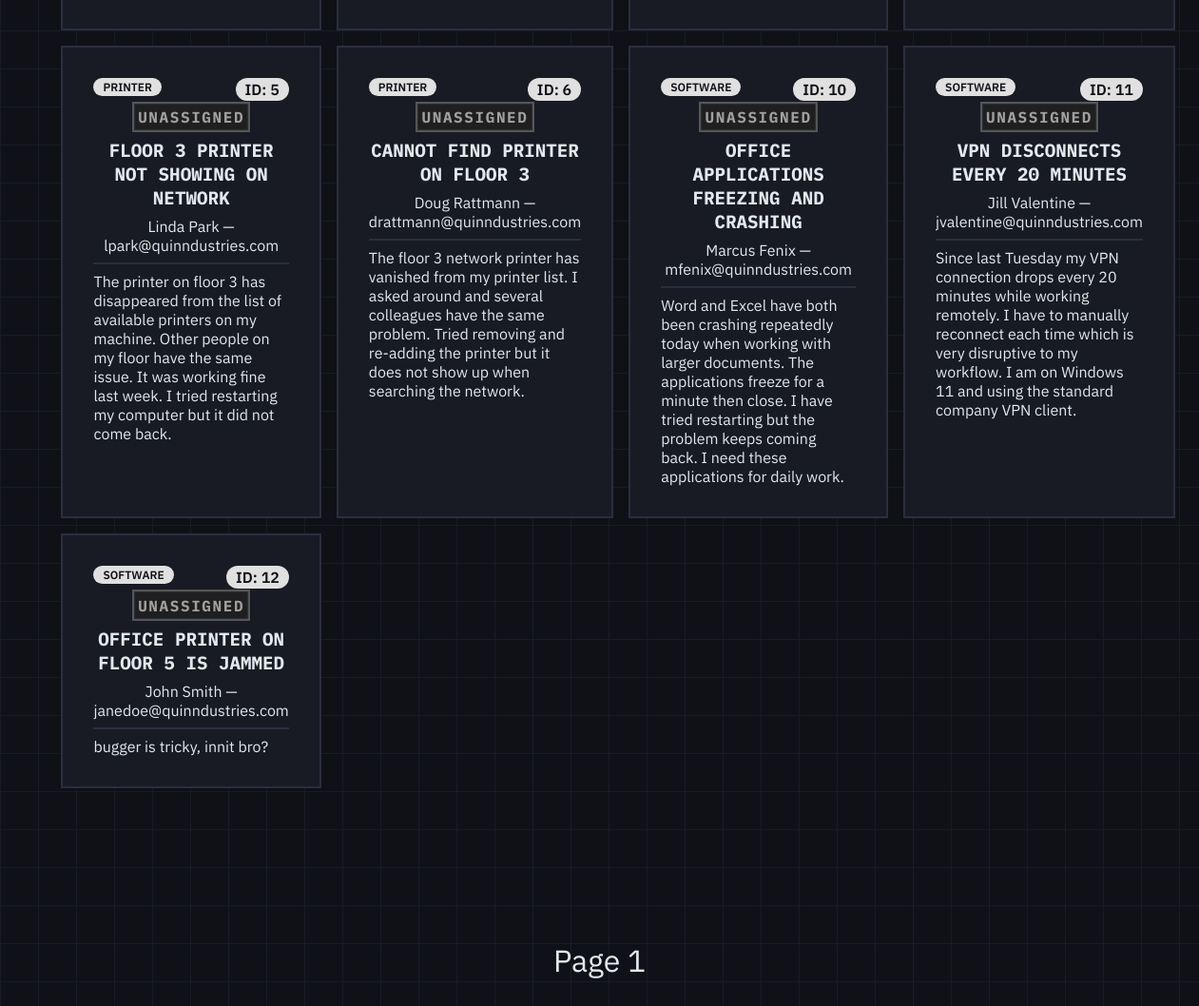
The page /tickets/view?tab=unassigned&page=1 (signed in, lower part) on the database as committed earlier.
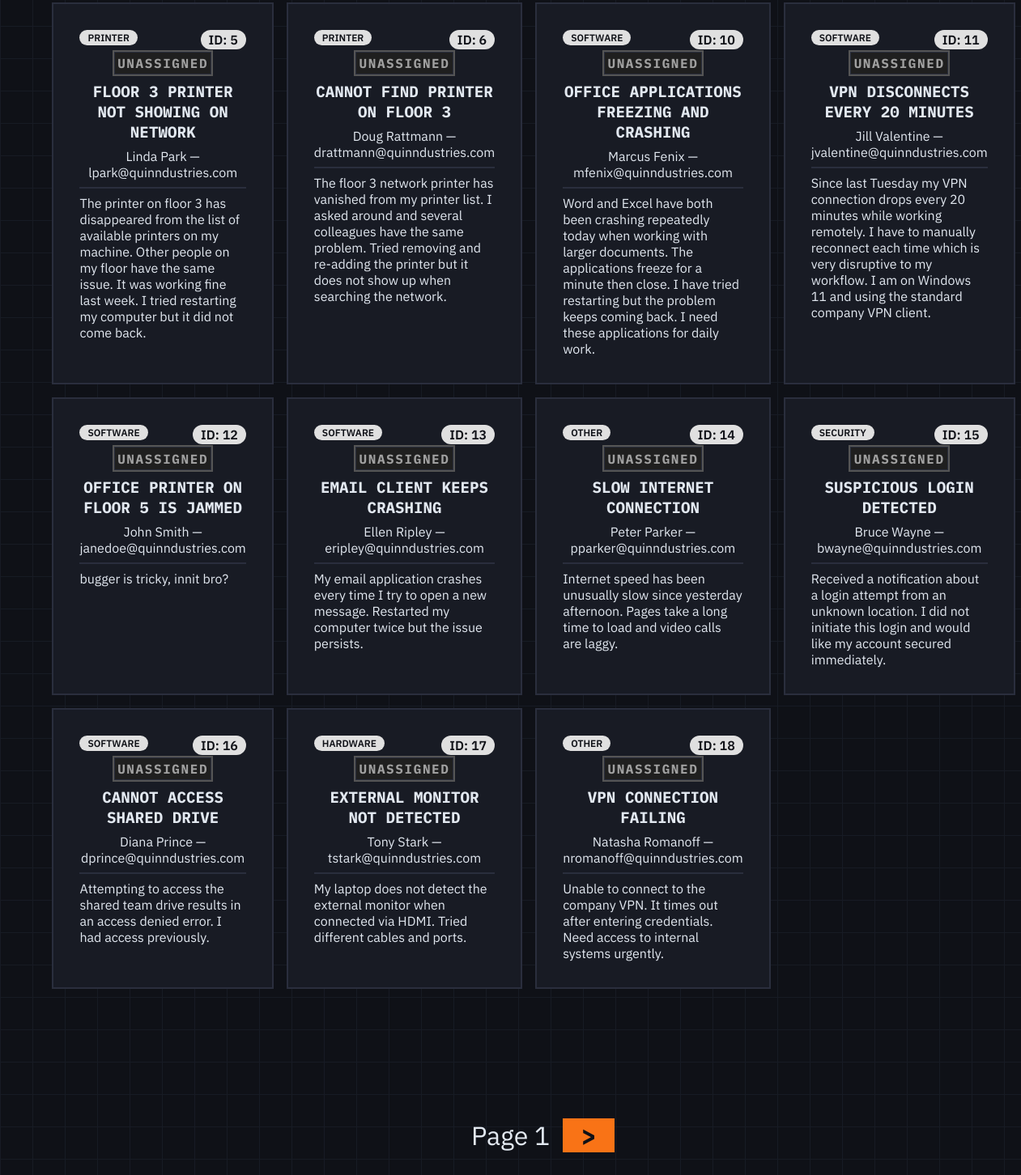
The same page on the database as committed later.
### tables this page shows
CREATE TABLE tickets (
            id INTEGER PRIMARY KEY AUTOINCREMENT,
            ticketer_name TEXT NOT NULL,
            ticketer_email TEXT NOT NULL,
            issue_type TEXT NOT NULL,
            priority TEXT,
            summary TEXT NOT NULL,
            description TEXT NOT NULL,
            status TEXT NOT NULL,
            resolution_details TEXT,
            specialist_username_assigned TEXT,
            submission_date TEXT NOT NULL,
            assignment_date TEXT,
            resolution_date TEXT   
            );

### app.py (the view)
@app.route('/tickets/view', methods=['GET'])
def viewTickets():
    auth_error = it_only_check()
    if auth_error:
        return render_template("login.html")
    page = request.args.get('page', 1, type=int)
    tab = request.args.get('tab','all')
    if page < 1:
        return jsonify({"error": "invalid page number"}), 400
    if not tab in ['unassigned','active','resolved', 'all']:
        return jsonify({"error": "invalid tab type"}), 400
    db = get_db()
    if tab == 'all':
        total = db.execute('SELECT COUNT(*) FROM tickets').fetchone()[0]
        tickets = db.execute('SELECT * FROM tickets LIMIT ? OFFSET ?', (TICKETS_PER_PAGE, (page-1) * TICKETS_PER_PAGE,)).fetchall()
    else:
        total = db.execute('SELECT COUNT(*) FROM tickets WHERE status = ?', (tab,)).fetchone()[0]
        tickets = db.execute('SELECT * FROM tickets WHERE status = ? LIMIT ? OFFSET ?', (tab, TICKETS_PER_PAGE, (page-1) * TICKETS_PER_PAGE,)).fetchall()
    db.close()
    max_page = max(1, -(-total // TICKETS_PER_PAGE))
    if page > max_page:
        return redirect(f'/tickets/view?tab={tab}&page={max_page}')
    return render_template("tickets.html", tickets=[dict(t) for t in tickets], tab=tab, page_num = page, has_next=(page * TICKETS_PER_PAGE) < total)

### app.py (called while the page is built)
def it_only_check():
    if not session.get("is_it_department"):
        return jsonify({"error": "unauthorized"}), 403
    return None

### database.py (called while the page is built)
def get_db():
    conn = sqlite3.connect(DATABASE)
    conn.row_factory = sqlite3.Row
    return conn

### templates/tickets.html (shortened to what this page needs)
<!DOCTYPE html>
<html lang="en">
<head>
  <link href="/static/ticketstyles.css" rel="stylesheet">
</head>
<body>
  {% if tickets %}
  <section id="ticket-list" class="ticket-list grid-view">
      {% for ticket in tickets%}
        <a href="/tickets/view/{{ticket.id}}">
          <div class="ticket-card">
            <p class="id-badge">ID: {{ ticket.id }}</p>
            <div class="ticket-header">
              <p class="badge">{{ ticket.issue_type }}</p>
              {% if ticket.status == 'active' %}
                <div class="priority priority-{{ ticket.priority }}">{{ ticket.priority }}</div>
              {% else %}
              <div class="priority priority-inactive">{{ ticket.status }}</div>
              {% endif %}
            </div>
            <h3>{{ ticket.summary }}</h3>
            <p class="ticket-meta">{{ ticket.ticketer_name }} — {{ ticket.ticketer_email }}</p>
            <p class="ticket-description">{{ ticket.description | truncate(240) }}</p>
          </div>
        </a>
      {% endfor %}
  </section>
  {% else %}
      <p id="no-tickets">No tickets yet.</p>
  {% endif %}
  <div id="pagination-controls">
    <div id="page-num">Page {{ page_num }}</div>
    {% if has_next %}
    <a id="page-right" class="btn" href="/tickets/view?tab={{tab}}&page={{page_num+1}}">&gt;</a>
    {% else %}
    <div id="page-right"></div>
    {% endif %}
</div>
</body>
</html>

### static/ticketstyles.css (style rules this page uses)
*, *::before, *::after { box-sizing: border-box; margin: 0; padding: 0; }
html { scroll-behavior: smooth; }
:root { --bg: #0f1117; --surface: #181b24; --border: #2a2e3d; --accent: #f97316; --accent2: #3b82f6; --text: #e2e8f0; --muted: #64748b; --mono: 'IBM Plex Mono', monospace; --sans: 'IBM Plex Sans', sans-serif; }
body { background: var(--bg); color: var(--text); font-family: var(--sans); min-height: 100vh; overflow-x: hidden; padding: 0.1rem; }
body::before { content: ''; position: fixed; inset: 0; background-image: linear-gradient(var(--border) 1px, transparent 1px), linear-gradient(90deg, var(--border) 1px, transparent 1px); background-size: 40px 40px; opacity: 0.35; pointer-events: none; z-index: -1; }
.ticket-list { padding-bottom: 5rem; }
.ticket-list.grid-view { margin: 0rem auto; width: 90%; display: grid; grid-template-columns: 1fr 1fr 1fr 1fr; gap: 1rem; justify-items: center; }
a { width: 100%; text-decoration: none; color: var(--text); }
.ticket-list.grid-view .ticket-card, .ticket-card-expanded { position: relative; border: 2px solid var(--border); background-color: var(--surface); padding: 2rem; width: 100%; height: 100%; min-width: 0; }
.ticket-list.grid-view .id-badge, .ticket-card-expanded .id-badge { position: absolute; right: 2rem; top: 2rem; width: fit-content; padding: 2px 10px; border-radius: 999px; font-size: 1rem; font-weight: 600; text-transform: uppercase; background: #e0e0e0; color: var(--bg); z-index: 1; }
.ticket-list.grid-view .badge, .ticket-card-expanded .badge { width: fit-content; padding: 2px 10px; border-radius: 999px; font-size: 0.75rem; font-weight: 600; text-transform: uppercase; background: #e0e0e0; color: var(--bg) }
.ticket-list.grid-view h3, .ticket-card-expanded h3 { margin: 0.5rem 0; font-family: var(--mono); font-size: 1.2rem; text-align: center; text-transform: uppercase; font-weight: bold; }
.ticket-list.grid-view .ticket-meta, .ticket-card-expanded .ticket-meta { border-bottom: 2px solid var(--border); padding-bottom: 0.5rem; margin: 0.5rem 0; text-align: center; }
.ticket-list.grid-view .priority, .ticket-card-expanded .priority { padding: 0.2rem; border: 1px solid var(--border); width: fit-content; margin: 0.5rem auto; text-align: center; font-family: var(--mono); font-weight: bold; text-transform: uppercase; letter-spacing: 0.1rem; }
.priority-inactive { background: #1f1f1f; color: #a0a0a0; outline: 2px solid #555; }
.ticket-list.grid-view .ticket-description { width: 100%; overflow-wrap: anywhere; word-break: break-word; }
.btn { font-size: 1.2rem; font-weight: bold; font-family: var(--mono); text-transform: uppercase; color: var(--bg); background-color: var(--accent); border: none; text-decoration: none; text-align: center; padding: 0.5rem; max-width: 700px; width: fit-content; }
.priority { width: 100%; }
#pagination-controls { width: fit-content; margin: 0 auto; display: grid; grid-template-columns: 1fr auto 1fr; align-items: center; padding: 5rem 0; gap: 1rem; }
#page-num { justify-self: center; }
#page-right { justify-self: end; }
#page-left, #page-right { padding: 0; margin: 0; font-size: 2rem; width: 4rem; }
#page-num { padding: 0; margin: 0; font-size: 2rem; }

Rows that differ between the two databases and show on the page:
added tickets: id "13", issue_type "SOFTWARE", status "UNASSIGNED", summary "EMAIL CLIENT KEEPS CRASHING", ticketer_name "Ellen Ripley", ticketer_email "eripley@quinndustries.com", description "My email application crashes every time I try to open a new message. Restarted my computer twice but the issue persists."
added tickets: id "14", issue_type "OTHER", status "UNASSIGNED", summary "SLOW INTERNET CONNECTION", ticketer_name "Peter Parker", ticketer_email "pparker@quinndustries.com", description "Internet speed has been unusually slow since yesterday afternoon. Pages take a long time to load and video calls are laggy."
added tickets: id "15", issue_type "SECURITY", status "UNASSIGNED", summary "SUSPICIOUS LOGIN DETECTED", ticketer_name "Bruce Wayne", ticketer_email "bwayne@quinndustries.com", description "Received a notification about a login attempt from an unknown location. I did not initiate this login and would like my account secured immediately."
added tickets: id "16", issue_type "SOFTWARE", status "UNASSIGNED", summary "CANNOT ACCESS SHARED DRIVE", ticketer_name "Diana Prince", ticketer_email "dprince@quinndustries.com", description "Attempting to access the shared team drive results in an access denied error. I had access previously."
added tickets: id "17", issue_type "HARDWARE", status "UNASSIGNED", summary "EXTERNAL MONITOR NOT DETECTED", ticketer_name "Tony Stark", ticketer_email "tstark@quinndustries.com", description "My laptop does not detect the external monitor when connected via HDMI. Tried different cables and ports."
added tickets: id "18", issue_type "OTHER", status "UNASSIGNED", summary "VPN CONNECTION FAILING", ticketer_name "Natasha Romanoff", ticketer_email "nromanoff@quinndustries.com", description "Unable to connect to the company VPN. It times out after entering credentials. Need access to internal systems urgently."
